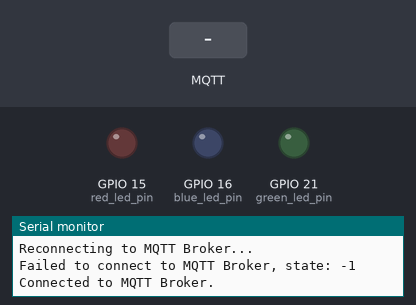
The program below on a simulated ESP32-S3. Parts: output pins drawn as LEDs (lit = HIGH), the last lines printed to the serial monitor. The test bench sets the inputs (shaded band). WiFi joins after 1.5 s; servers stay silent unless stated; random numbers use the default seed unless the program sets one; no MQTT or app messages arrive unless stated.

Above: at 2.7 s.
2.8 s: MQTT message "on-r" arrives on the first subscribed topic
At 3.2 s:
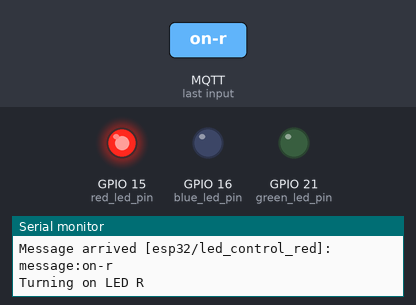
4.3 s: MQTT message "on-g" arrives on the first subscribed topic
At 5.5 s:
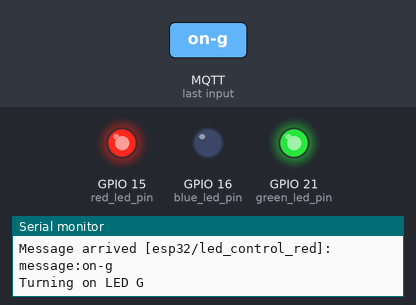
5.8 s: MQTT message "off-r" arrives on the first subscribed topic
At 6.7 s:
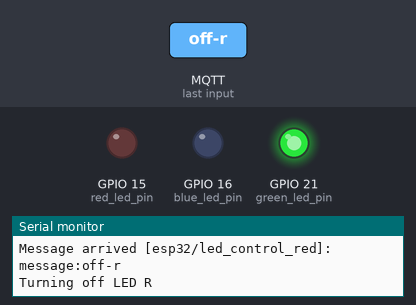
7.3 s: MQTT message "on-b" arrives on the first subscribed topic
At 7.8 s:
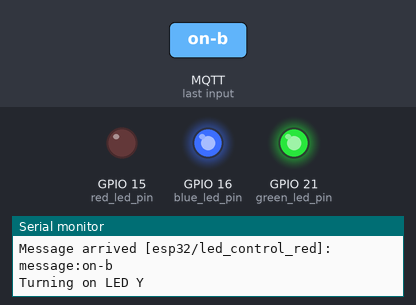
8.8 s: MQTT message "off-g" arrives on the first subscribed topic
At 10.0 s:
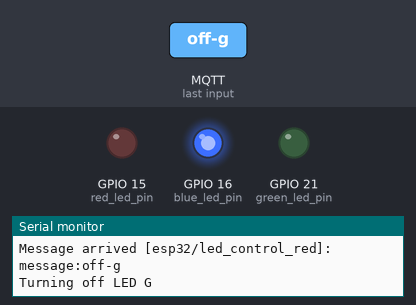
10.3 s: MQTT message "on-r" arrives on the second subscribed topic
At 11.3 s:
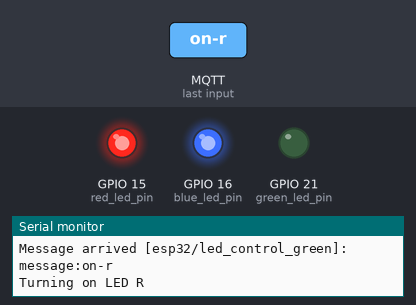
Timing chart, 0 to 12.8 s (numbered marks = the images above; inputs shaded):
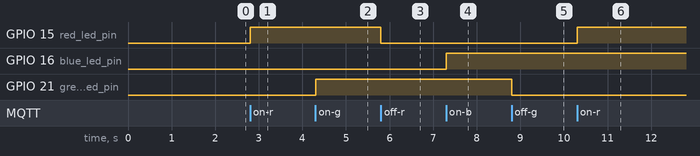

Measured:
- after the input at 2.8 s, GPIO 15 (red_led_pin): LOW → HIGH at once
- after the input at 4.3 s, GPIO 21 (green_led_pin): LOW → HIGH at once
- after the input at 5.8 s, GPIO 15 (red_led_pin): HIGH → LOW at once
- after the input at 7.3 s, GPIO 16 (blue_led_pin): LOW → HIGH at once
- after the input at 8.8 s, GPIO 21 (green_led_pin): HIGH → LOW at once
- after the input at 10.3 s, GPIO 15 (red_led_pin): LOW → HIGH at once

The program:

main.cpp
```cpp
// Copaland ESP32 IoT MQTT LED Control Example
// PubSubClient by Nick O'Leary
#include <Arduino.h>

#include <WiFi.h>
#include <WiFiClient.h>
#include <PubSubClient.h>  // Make sure this library is installed

// WiFi 정보
const char* ssid = "academy5";
const char* password = "";

//시뮬레이션
//const char* ssid = "Wokwi-GUEST";    // Wokwi-GUEST Wi-Fi SSID
//const char* password = ""; // Wokwi passwords

// MQTT broker
const char* mqtt_broker = "broker.hivemq.com"; // a public Mosquitto MQTT broker
//const char* mqtt_broker = "test.mosquitto.org";  // a public Mosquitto MQTT broker
const int mqtt_port = 1883;                      // MQTT uses port 1883 for an unencrypted connection

// Define a unique clientId for the MQTT client
String clientId = "copaland_esp32_iot";  // 고유한 클라이언트 ID

// Handle MQTT topics for sending and receiving control signals
const char* topic_led_red = "esp32/led_control_red";        // red LED control
const char* topic_led_green = "esp32/led_control_green";    // green LED control
const char* topic_led_blue = "esp32/led_control_blue";  // yellow LED control

const int red_led_pin = 15;     // GPIO 13 (connect to red led）
const int blue_led_pin = 16;  // GPIO 14 (connect to yellow LED）
const int green_led_pin = 21;   // GPIO 16 (connect to green LED）

// Create WiFi client and MQTT client instances
WiFiClient wifiClient;                // Use normal WiFiClient to connect
PubSubClient mqttClient(wifiClient);  // the MQTT client using the WiFi client

long previous_time = 0;  // store the last time data was sent

// MQTT message callback function that processes received messages
void mqttCallback(char* topic, byte* payload, unsigned int length) {
  Serial.print("Message arrived [");
  Serial.print(topic);  // Topic of the output message
  Serial.print("]: ");
  String message;

  // Convert the received byte data to a string
  for (int i = 0; i < length; i++) {
    message += (char)payload[i];
  }
  Serial.print("message:");
  Serial.println(message);

  // control LED according to the received message
  if (message == "on-r") {
    Serial.println("Turning on LED R");
    digitalWrite(red_led_pin, HIGH);  // turn on red led
  } else if (message == "off-r") {
    Serial.println("Turning off LED R");
    digitalWrite(red_led_pin, LOW);  // turn off red led
  } else if (message == "on-g") {
    Serial.println("Turning on LED G");
    digitalWrite(green_led_pin, HIGH);  // turn on green LED
  } else if (message == "off-g") {
    Serial.println("Turning off LED G");
    digitalWrite(green_led_pin, LOW);  // turn off green LED
  } else if (message == "on-b") {
    Serial.println("Turning on LED Y");
    digitalWrite(blue_led_pin, HIGH);  // turn on blue LED
  } else if (message == "off-b") {
    Serial.println("Turning off LED Y");
    digitalWrite(blue_led_pin, LOW);  // turn off blue LED
  }
}

// Set up the MQTT client
void setupMQTT() {
  mqttClient.setServer(mqtt_broker, mqtt_port);  // Set the MQTT broker
  mqttClient.setCallback(mqttCallback);          // Set the message callback function
}

// try to re-connect to MQTT broker
void reconnect() {
  Serial.println("Connecting to MQTT Broker...");
  while (!mqttClient.connected()) {  // If it is not connected, is repeated
    Serial.println("Reconnecting to MQTT Broker...");
    clientId += String(random(0xffff), HEX);
    Serial.print("Failed to connect to MQTT Broker, state: ");
    Serial.println(mqttClient.state());

    if (mqttClient.connect(clientId.c_str())) {  //Connect to the broker through clientId
      Serial.println("Connected to MQTT Broker.");

      // subsribe LED control topic
      mqttClient.subscribe(topic_led_red);     // subsribe red LED control
      mqttClient.subscribe(topic_led_green);   // subsribe green LED control
      mqttClient.subscribe(topic_led_blue);  // subsribe blue LED control
    } else {
      Serial.print("Failed, rc=");
      Serial.print(mqttClient.state());  // Print the reason for the connection failure
      Serial.println(" try again in 5 seconds");
      delay(5000);  // Retry the connection every 5 seconds
    }
  }
}

void setup() {
  Serial.begin(115200);  // set baud rate to 115200

  // set LED pin to output
  pinMode(red_led_pin, OUTPUT);
  pinMode(green_led_pin, OUTPUT);
  pinMode(blue_led_pin, OUTPUT);

  // connect to Wi-Fi
  WiFi.begin(ssid, password);
  while (WiFi.status() != WL_CONNECTED) {  // Wait for the Wi-Fi connection
    delay(500);                            // Check the Wi-Fi status every 500ms
    Serial.print(".");
  }
  Serial.println("");
  Serial.println("Connected to Wi-Fi");

  setupMQTT();  // Set up the MQTT client
}

void loop() {
  if (!mqttClient.connected()) {  // If MQTT broker is not connected
    reconnect();                  // Attempt to reconnect
  }
  mqttClient.loop();  // Keep MQTT client connections active
}
```
